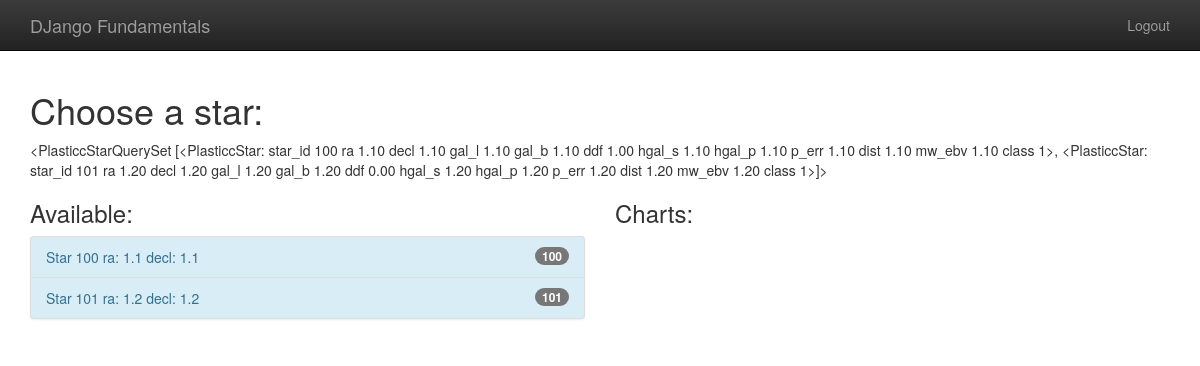
/player/pick_star/ (signed in), run on the app's committed database.
### app_gameplay/models.py (models this page shows)
class PlasticcStar(models.Model):
    objects = PlasticcStarQuerySet.as_manager()
    star_id = models.IntegerField(primary_key=True)
    ra = models.FloatField()
    decl = models.FloatField()
    gal_l = models.FloatField()
    gal_b = models.FloatField()
    ddf = models.BooleanField()
    hostgal_specz = models.FloatField()
    hostgal_photoz = models.FloatField()
    hostgal_photoz_err = models.FloatField()
    distmod = models.FloatField()
    MWEBV = models.FloatField()
    target = models.SmallIntegerField(
        validators=[MinValueValidator(0), MaxValueValidator(5)])
    def __str__(self):
        msg = ' star_id ' + fmt_starid
        msg += ' ra ' + fmt_f
        msg += ' decl ' + fmt_f
        msg += ' gal_l ' + fmt_f
        msg += ' gal_b ' + fmt_f
        msg += ' ddf ' + fmt_f
        msg += ' hgal_s ' + fmt_f
        msg += ' hgal_p ' + fmt_f
        msg += ' p_err ' + fmt_f
        msg += ' dist ' + fmt_f
        msg += ' mw_ebv ' + fmt_f
        msg += ' class ' + fmt_is
        return msg.format(
            self.star_id,
            self.ra,
            self.decl,
            self.gal_l,
            self.gal_b,
            self.ddf,
            self.hostgal_specz,
            self.hostgal_photoz,
            self.hostgal_photoz_err,
            self.distmod,
            self.MWEBV,
            self.target)

### app_player/views.py (the view, shortened to what this page needs)
@login_required
def pick_star(request):
    chooser_list_size = 2
    qs_star = PlasticcStar.objects.random_set(chooser_list_size)
    return render(
            request=request,
            template_name="app_player/pick_staaar.html",
            context={
                'qs_star': qs_star
                }
    )

### app_gameplay/models.py (called while the page is built)
    def random_set(self, num):
        return self.all()

### templates/app_player/pick_staaar.html (shortened to what this page needs)
{% extends "base.html" %}
{% block content %}
<h1>
    Choose a star:
</h1>
{{ qs_star }}
<br>
<div class='row'>
    <div class='col-md-6'>
        <h3>Available:</h3>
        <div class="list-group bg-info">
            {% for star in qs_star %}
            <a class="list-group-item list-group-item-info" href="{% url 'new_bet' id=star.star_id %}">
                Star {{ star.star_id }} ra: {{ star.ra }} decl: {{ star.decl }}
                <span class="badge">{{ star.star_id }}</span>
            </a>
            {% endfor %}
        </div>
    </div>
    <div class='col-md-6'>
        <h3>Charts:</h3>
    </div>
</div>
{% endblock %}

### templates/base.html (style rules this page uses)
body { padding-top: 70px; padding-bottom: 20px; }

### data on the page
PlasticcStar: star_id+ra+decl "<PlasticcStarQuerySet [<PlasticcStar: star_id 100 ra 1.10 decl 1.10 gal_l 1.10 gal_b 1.10 ddf 1.00 hgal_s 1.10 hgal_p 1.10 p_err 1.10 dist 1.10 mw_ebv 1.10 class 1>, <PlasticcStar: star_id 101 ra 1.20 decl 1.20 gal_l 1.20 gal_b 1.20 ddf 0.00 hgal_s 1.20 hgal_p 1.20 p_err 1.20 dist 1.20 mw_ebv 1.20 class 1>]>", star_id "100", ra "1.1", decl "1.1"
PlasticcStar: star_id "101", ra "1.2", decl "1.2"
